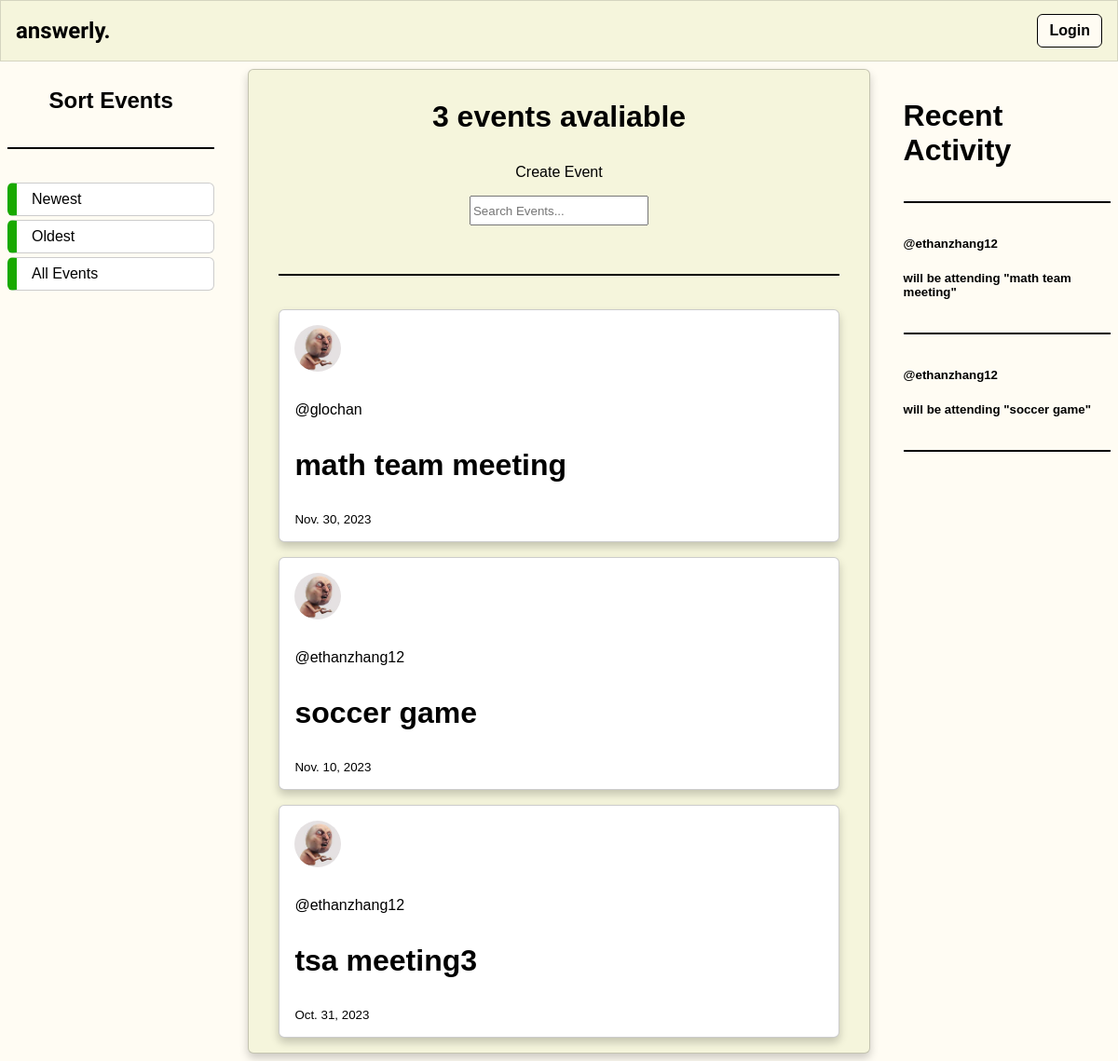
The page /event-list/ on the database its author committed.
### questions/models.py (models this page shows, shortened)
class Event(models.Model):
    title = models.CharField(max_length=200)
    host = models.ForeignKey(User, on_delete=models.SET_NULL, null=True)
    description = models.TextField(null=True, blank=True)
    date = models.DateField(default=datetime.date.today)
    location = models.CharField(max_length=200)
    def __str__(self):
        return self.title

class Profile(models.Model):
    user = models.OneToOneField(User, on_delete=models.CASCADE)
    image = models.ImageField(default='default.jpg', upload_to='profile_pics')

class EventResponse(models.Model):
    user = models.ForeignKey(User, on_delete=models.SET_NULL, null=True)
    event = models.ForeignKey(Event, on_delete=models.CASCADE, null=True)
    attending = models.BooleanField(null=True, blank=True)
    notattending = models.BooleanField(null=True, blank=True)

### questions/views.py (the view)
# urls.py: path('event-list/', listEvents, name='list-events'),
def listEvents(request):
    q = request.GET.get('q') if request.GET.get('q') != None else ''
    e = request.GET.get('e') if request.GET.get('e') != None else ''
    count = Event.objects.count()
    responses = EventResponse.objects.filter(attending = True)
    if q == 'newest':
        events = Event.objects.filter(
            Q(title__icontains = e) |
            Q(description__icontains = e)
        ).order_by('-date')
        context = {
            'events': events,
            'event_count': count,
            'eresponses': responses
        }
        return render(request, 'questions/events_list.html', context)
    else:
        events = Event.objects.filter(
            Q(title__icontains = e) |
            Q(description__icontains = e)
        ).order_by('-date')
        context = {
            'events': events,
            'event_count': count,
            'eresponses': responses
        }
        return render(request, 'questions/events_list.html', context)

### questions/templates/questions/events_list.html (shortened to what this page needs)
{% extends 'main.html' %}
{% block content %}
<div class="home-container">
    <div class="browse">
        <h2>Sort Events</h2>
        <hr>
        <a href="{% url 'questions:list-events' %}?q=newest">Newest</a>
        <a href="{% url 'questions:list-events' %}?q=oldest">Oldest</a>
        <a href="{% url 'questions:list-events' %}">All Events</a>
    </div>
    <div>
        <center><h3>{{event_count}} events avaliable</h3></center>
        <center><a href="{% url 'questions:create-event' %}">Create Event</a></center>
        <form method="GET" action="">
            <center><input type="text" name="e" placeholder="Search Events..."></center>
        </form>
        <hr>
            {% include 'questions/event_feed.html' %}
    </div>
    <div>
        <h3>Recent Activity</h3>
        <hr>
        {% include 'questions/events_component.html' %}
    </div>
</div>
{% endblock content %}

### questions/templates/questions/event_feed.html (shortened to what this page needs)
{% for event in events %}
    <article class = "media content-section">
            <div>
                <img class="account-img" style="border-radius: 50%; width: 50px; height: 50px;" src = "{{ event.host.profile.image.url }}">
                <p><a href="{% url 'questions:profile' event.host.id %}">@{{event.host.username}}</a></p>
                <h3><a href="{% url 'questions:event' event.id %}">{{ event.title }}</a></h3>
                <small>{{ event.date }}</small>
            </div>
    </article>
{% endfor %}

### questions/templates/questions/events_component.html
{% for message in eresponses %}
    <div >
        <h5><a href="{% url 'questions:profile' message.user.id %}">@{{ message.user }}</a></h5>
        <h5>will be attending <a href="{% url 'questions:event' message.event.id %}">"{{ message.event }}"</a></h5>
        <hr>
    </div>
{% endfor %}

### static/styles/main.css (style rules this page uses)
h3 { font-size: 2rem; }
input { min-width: 12rem; margin: 1rem 0; }
a { color: #71c6dd; text-decoration: None; }
.account-img { height: 125px; width: 125px; margin-right: 20px; margin-bottom: 16px; border-radius: 50%; }
:root { --primary: #fffcf3; --secondary: #fff; --font-color: #000; --accent: #f5f5dc; }
body { color: var(--font-color); font-family: sans-serif; background: var(--primary); margin: 0; }
.home-container, .profile-container { display: grid; grid-template-columns: 1fr 3fr 1fr; gap: 2.25rem; }
.home-container > div:nth-child(2), .profile-container > div:nth-child(2) { padding: 0 2rem; background-color: var(--accent); border: 1px solid rgba(0, 0, 0, 0.2); border-radius: 6px; box-shadow: 0 5px 10px #0003; }
.home-container > div:nth-child(2) > article, .profile-container > div:nth-child(2) > article { padding: 1rem; margin: 1rem 0; border-radius: 6px; border: 1px solid rgba(0, 0, 0, 0.2); box-shadow: 0 5px 10px #0003; background-color: var(--secondary); }
h1, h2 { text-align: center; }
input[type="text"], input[type="password"] { min-height: 2rem; min-width: 12rem; }
article { padding: 1rem 0; margin: 1rem; background-color: var(--accent); border: 1px solid rgba(0, 0, 0, 0.2); box-shadow: 0 5px 10px #0003; border-radius: 6px; }
hr { height: 2px; margin: 2.25rem 0; border: none; background-color: var(--font-color); }
a { color: var(--font-color); text-decoration: none; }
.browse a { display: block; padding: 0.5rem 1rem; margin: 0.25rem 0; border: 1px solid rgba(0, 0, 0, 0.2); border-radius: 6px; background-color: var(--secondary); border-left: 10px solid #19a900; }

### rows shown on the page
Event: host.profile.image (picture), host.username "glochan", title "math team meeting", date "Nov. 30, 2023"
Event: host.profile.image (picture), host.username "ethanzhang12", title "soccer game", date "Nov. 10, 2023"
Event: host.profile.image (picture), host.username "ethanzhang12", title "tsa meeting3", date "Oct. 31, 2023"
EventResponse: user "ethanzhang12", event "math team meeting"
EventResponse: user "ethanzhang12", event "soccer game"

### other values the page prints
{{ event_count }} "3"
